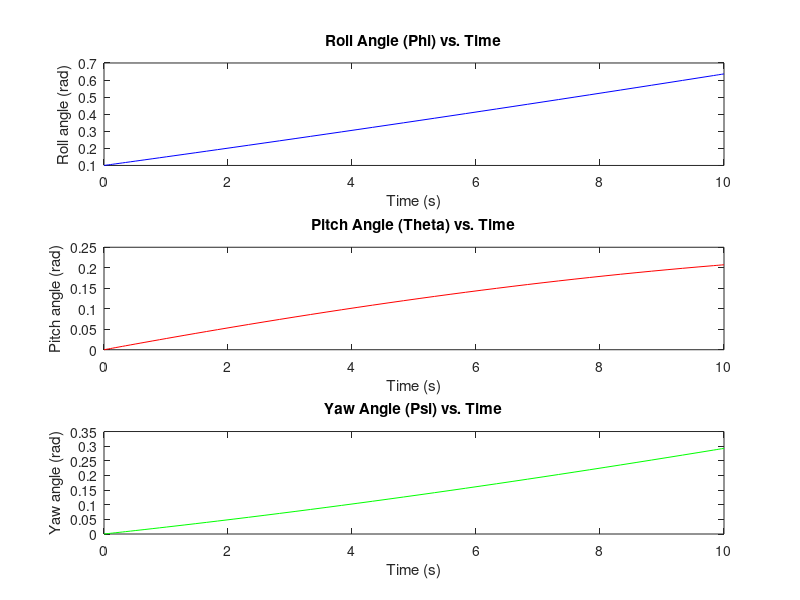

Recreate this plot in MATLAB.
% Define parameters
m = 1000; % Mass of the satellite (kg)
I_xx = 1000; % Moment of inertia about x-axis (kg*m^2)
I_yy = 1500; % Moment of inertia about y-axis (kg*m^2)
I_zz = 800; % Moment of inertia about z-axis (kg*m^2)
G = 6.67430e-11; % Gravitational constant (m^3/kg/s^2)
M_Earth = 5.972e24; % Mass of the Earth (kg)
R_Earth = 6371e3; % Radius of the Earth (m)
%% 
% calculate the gravitational forces acting on the satellite due to the Earth's 
% gravity. We'll use Newton's law of universal gravitation to compute the gravitational 
% force vector. 

% Define satellite position relative to the center of the Earth (assuming circular orbit for simplicity)
r_satellite = [0; R_Earth + 500e3; 0]; % Position vector (m)

% Calculate distance between satellite and Earth's center
r_distance = norm(r_satellite);

% Calculate gravitational force vector
F_gravity = -G * M_Earth * m / r_distance^2 * r_satellite / r_distance;

% Display the gravitational force vector
disp('Gravitational force vector (N):');
disp(F_gravity);
%% 
% The next step is to implement the dynamics of Euler angles. We'll use Euler's 
% equations of motion for rigid body rotation to compute the time derivatives 
% of the Euler angles (roll, pitch, and yaw rates) based on the applied torques 
% and gravitational forces.

% Calculate gravitational torque (assuming satellite is a rigid body)
tau_gravity = cross(r_satellite, F_gravity);

% Display the gravitational torque vector
disp('Gravitational torque vector (Nm):');
disp(tau_gravity);
%ompute these derivatives based on the torques acting on the satellite. 
% Define initial Euler angles (roll, pitch, yaw) and angular velocities
phi_0 = 0.1;  % Initial roll angle (rad)
theta_0 = 0; % Initial pitch angle (rad)
psi_0 = 0;   % Initial yaw angle (rad)
p_0 = 0.05;     % Initial roll rate (rad/s)
q_0 = 0.03;     % Initial pitch rate (rad/s)
r_0 = 0.02;     % Initial yaw rate (rad/s)

% Compute time derivatives of Euler angles using Euler's equations of motion
phi_dot = p_0 + q_0 * sin(phi_0) * tan(theta_0) + r_0 * cos(phi_0) * tan(theta_0);
theta_dot = q_0 * cos(phi_0) - r_0 * sin(phi_0);
psi_dot = q_0 * sin(phi_0) * sec(theta_0) + r_0 * cos(phi_0) * sec(theta_0);

% Display the time derivatives of Euler angles
disp('Time derivatives of Euler angles (rad/s):');
disp(['Roll rate (phi_dot): ', num2str(phi_dot)]);
disp(['Pitch rate (theta_dot): ', num2str(theta_dot)]);
disp(['Yaw rate (psi_dot): ', num2str(psi_dot)]);
%% 
% The next step is to integrate the time derivatives of the Euler angles over 
% time to update the Euler angles themselves. We'll use a numerical integration 
% method to accomplish this. 

% Define simulation time span
t_span = [0 10]; % Simulation time span (start time, end time)

% Define initial conditions vector
initial_conditions = [phi_0; theta_0; psi_0; p_0; q_0; r_0];

% Define function for Euler angles dynamics
euler_dynamics = @(t, x) [x(4) + x(5) * sin(x(1)) * tan(x(2)) + x(6) * cos(x(1)) * tan(x(2));...
                          x(5) * cos(x(1)) - x(6) * sin(x(1));...
                          x(5) * sin(x(1)) * sec(x(2)) + x(6) * cos(x(1)) * sec(x(2));...
                          0; % Assuming no external torques initially
                          0; % Assuming no external torques initially
                          0]; % Assuming no external torques initially

% Integrate Euler angles dynamics over time
[t, euler_states] = ode45(euler_dynamics, t_span, initial_conditions);

% Extract Euler angles and rates from integration results
phi = euler_states(:, 1);
theta = euler_states(:, 2);
psi = euler_states(:, 3);
p = euler_states(:, 4);
q = euler_states(:, 5);
r = euler_states(:, 6);

% Display the final values of Euler angles and rates
disp('Final values of Euler angles and rates:');
disp(['Roll angle (phi): ', num2str(phi(end)), ' rad']);
disp(['Pitch angle (theta): ', num2str(theta(end)), ' rad']);
disp(['Yaw angle (psi): ', num2str(psi(end)), ' rad']);
disp(['Roll rate (p): ', num2str(p(end)), ' rad/s']);
disp(['Pitch rate (q): ', num2str(q(end)), ' rad/s']);
disp(['Yaw rate (r): ', num2str(r(end)), ' rad/s']);
%% 
% In this code:
% 
% We create two separate figures, each containing three subplots.
% 
% The first figure plots the Euler angles (roll, pitch, and yaw) as functions 
% of time.
% 
% The second figure plots the angular rates (p, q, and r) as functions of time.
% 
% Each subplot represents one of the Euler angles or angular rates.

% Plot Euler angles over time
figure;
subplot(3,1,1);
plot(t, phi, 'b');
xlabel('Time (s)');
ylabel('Roll angle (rad)');
title('Roll Angle (Phi) vs. Time');

subplot(3,1,2);
plot(t, theta, 'r');
xlabel('Time (s)');
ylabel('Pitch angle (rad)');
title('Pitch Angle (Theta) vs. Time');

subplot(3,1,3);
plot(t, psi, 'g');
xlabel('Time (s)');
ylabel('Yaw angle (rad)');
title('Yaw Angle (Psi) vs. Time');
